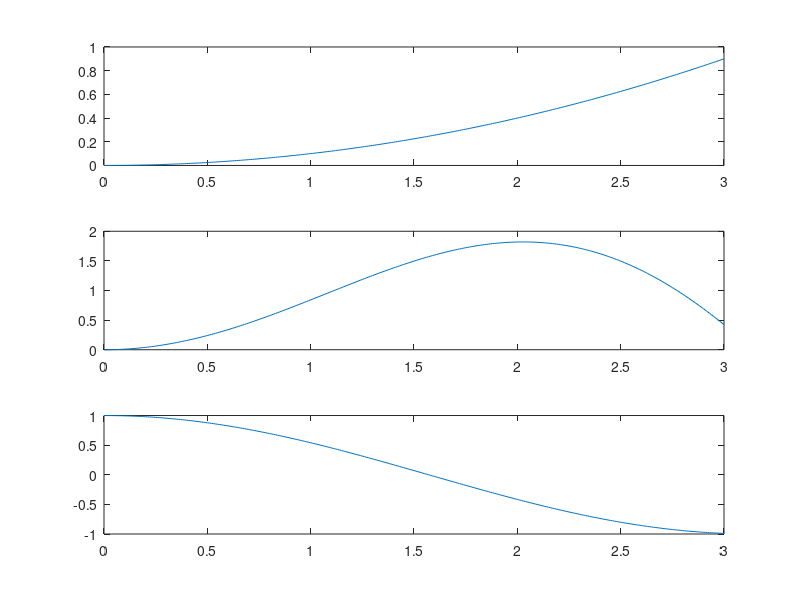

Here is the MATLAB script that generated this plot:
x = 0:0.01:3;
f1 = (x .^ 2) ./ 10;
f2 = x .* sin(x);
f3 = cos(x);
% plot(x, f1, 'k:')
% hold on
% plot(x, f2, 'b-.')
% hold on
% plot(x, f3, 'm--')
% title('Three functions')
% legend('G1', 'G2', 'G3', -1)

% position
subplot(3, 1, 1);
plot(x, f1);
subplot(3, 1, 2);
plot(x, f2);
subplot(3, 1, 3);
plot(x, f3);

% input('a=4')